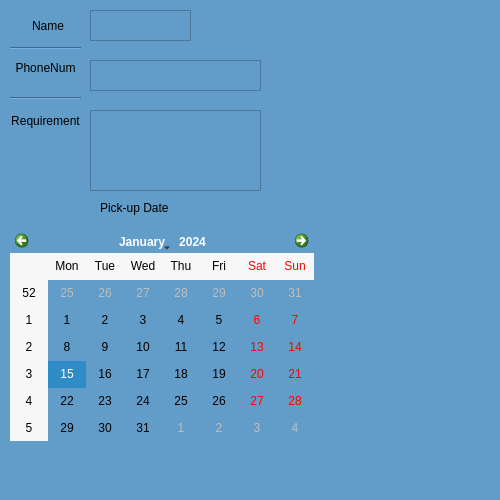
<?xml version="1.0" encoding="UTF-8"?>
<ui version="4.0">
 <class>Dialog</class>
 <widget class="QDialog" name="Dialog">
  <property name="enabled">
   <bool>true</bool>
  </property>
  <property name="geometry">
   <rect>
    <x>0</x>
    <y>0</y>
    <width>500</width>
    <height>500</height>
   </rect>
  </property>
  <property name="windowTitle">
   <string>Dialog</string>
  </property>
  <property name="layoutDirection">
   <enum>Qt::LeftToRight</enum>
  </property>
  <property name="autoFillBackground">
   <bool>false</bool>
  </property>
  <property name="styleSheet">
   <string notr="true">background-color: rgb(98, 156, 200);
font: 9pt &quot;Arial Rounded MT Bold&quot;;</string>
  </property>
  <property name="inputMethodHints">
   <set>Qt::ImhNone</set>
  </property>
  <property name="sizeGripEnabled">
   <bool>false</bool>
  </property>
  <property name="modal">
   <bool>false</bool>
  </property>
  <widget class="QCalendarWidget" name="calendarWidget">
   <property name="geometry">
    <rect>
     <x>10</x>
     <y>230</y>
     <width>304</width>
     <height>211</height>
    </rect>
   </property>
  </widget>
  <widget class="QTextEdit" name="name_input">
   <property name="geometry">
    <rect>
     <x>90</x>
     <y>10</y>
     <width>101</width>
     <height>31</height>
    </rect>
   </property>
  </widget>
  <widget class="QTextEdit" name="phone_input">
   <property name="enabled">
    <bool>true</bool>
   </property>
   <property name="geometry">
    <rect>
     <x>90</x>
     <y>60</y>
     <width>171</width>
     <height>31</height>
    </rect>
   </property>
  </widget>
  <widget class="QLabel" name="label">
   <property name="geometry">
    <rect>
     <x>20</x>
     <y>20</y>
     <width>56</width>
     <height>12</height>
    </rect>
   </property>
   <property name="styleSheet">
    <string notr="true">border-color: rgb(85, 170, 255);</string>
   </property>
   <property name="text">
    <string>Name</string>
   </property>
   <property name="alignment">
    <set>Qt::AlignCenter</set>
   </property>
  </widget>
  <widget class="QLabel" name="label_2">
   <property name="geometry">
    <rect>
     <x>10</x>
     <y>60</y>
     <width>71</width>
     <height>16</height>
    </rect>
   </property>
   <property name="frameShape">
    <enum>QFrame::NoFrame</enum>
   </property>
   <property name="text">
    <string>PhoneNum</string>
   </property>
   <property name="alignment">
    <set>Qt::AlignCenter</set>
   </property>
  </widget>
  <widget class="QLabel" name="label_3">
   <property name="geometry">
    <rect>
     <x>10</x>
     <y>110</y>
     <width>71</width>
     <height>21</height>
    </rect>
   </property>
   <property name="text">
    <string>Requirement</string>
   </property>
   <property name="alignment">
    <set>Qt::AlignCenter</set>
   </property>
  </widget>
  <widget class="QTextEdit" name="ask_input">
   <property name="geometry">
    <rect>
     <x>90</x>
     <y>110</y>
     <width>171</width>
     <height>81</height>
    </rect>
   </property>
  </widget>
  <widget class="QLabel" name="label_4">
   <property name="geometry">
    <rect>
     <x>100</x>
     <y>200</y>
     <width>121</width>
     <height>16</height>
    </rect>
   </property>
   <property name="text">
    <string>Pick-up Date</string>
   </property>
  </widget>
  <widget class="Line" name="line">
   <property name="geometry">
    <rect>
     <x>10</x>
     <y>40</y>
     <width>71</width>
     <height>16</height>
    </rect>
   </property>
   <property name="orientation">
    <enum>Qt::Horizontal</enum>
   </property>
  </widget>
  <widget class="Line" name="line_2">
   <property name="geometry">
    <rect>
     <x>10</x>
     <y>90</y>
     <width>71</width>
     <height>16</height>
    </rect>
   </property>
   <property name="orientation">
    <enum>Qt::Horizontal</enum>
   </property>
  </widget>
 </widget>
 <resources/>
 <connections/>
</ui>
